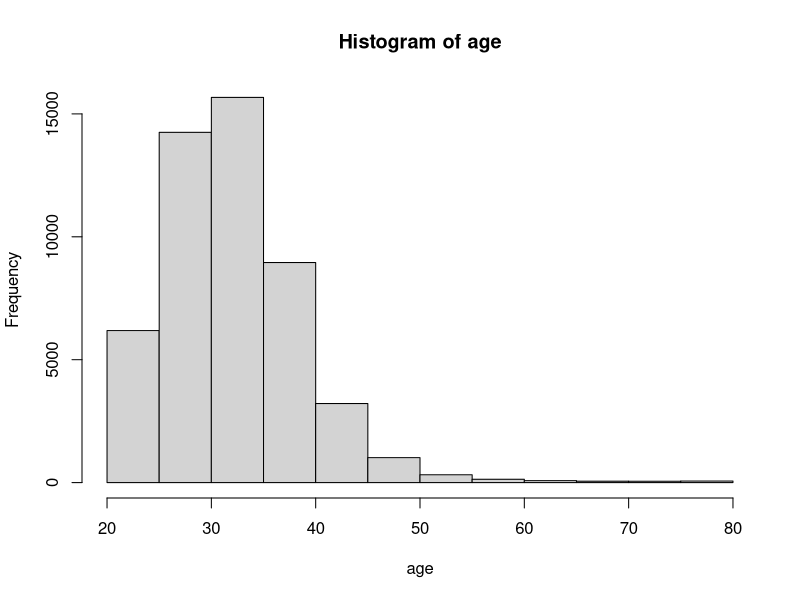

The R script that drew this image:
# Age Data Generation

N <- 50000
mode_age <- 30
mean_mu <- mode_age + rlnorm(N, 0, 1.3)
min_age <- 20
max_age <- 80
age <- qpois(
  p = runif(
    n = N, 
    min = ppois(q = min_age, lambda = mean_mu), 
    max = ppois(q = max_age, lambda = mean_mu)), 
  lambda = mean_mu
)

hist(age)
table(age)[which(table(age) == max(table(age)))]
